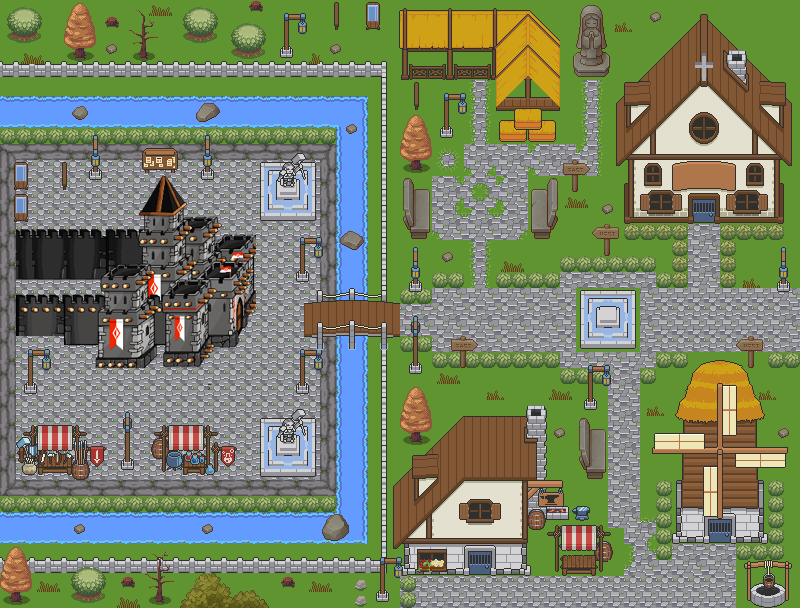

This game map was drawn from its Tiled (.tmx) file and the tilesets committed beside it. A one-line description and the trimmed map source follow:
An orthogonal 50x38 tile map with 16x16 px tiles, 6 tile layers (Background, Backgroud-Castle, Castle-Elements, Village, ...), 6 tilesets and 5 objects (Castle, Stall, church, windmill, blacksmith).

<map version="1.9" tiledversion="1.9.0" orientation="orthogonal" renderorder="right-down" width="50" height="38" tilewidth="16" tileheight="16" infinite="0" nextlayerid="8" nextobjectid="8">
 <tileset firstgid="1" source="../tsx/castle/Caminos y elementos.tsx" />
 <tileset firstgid="541" source="../tsx/castle/Ciudad y elementos.tsx" />
 <tileset firstgid="5521" source="../tsx/castle/Atlas.tsx" />
 <tileset firstgid="6545" source="../tsx/castle/Bosque y elementos.tsx" />
 <tileset firstgid="10641" source="../tsx/castle/Rocosos y elementos.tsx" />
 <tileset firstgid="11665" source="../tsx/castle/Castle 4 Final.tsx" />
 <layer id="1" name="Background" width="50" height="38">
  <data>[1900 cells, 1900 non-empty, 1 distinct tile ids]</data>
 </layer>
 <layer id="2" name="Backgroud-Castle" width="50" height="38">
  <data>[1900 cells, 802 non-empty, 58 distinct tile ids]</data>
 </layer>
 <layer id="3" name="Castle-Elements" width="50" height="38">
  <data>[1900 cells, 345 non-empty, 271 distinct tile ids]</data>
 </layer>
 <layer id="4" name="Village" width="50" height="38">
  <data>[1900 cells, 408 non-empty, 408 distinct tile ids]</data>
 </layer>
 <layer id="5" name="Bridge-road" width="50" height="38">
  <data>[1900 cells, 333 non-empty, 126 distinct tile ids]</data>
 </layer>
 <layer id="6" name="Details" width="50" height="38">
  <data>[1900 cells, 392 non-empty, 184 distinct tile ids]</data>
 </layer>
 <objectgroup id="7" name="Collision">
  <object id="1" name="Castle" x="26" y="185" width="236" height="190" />
  <object id="4" name="Stall" x="395" y="8" width="176" height="106" />
  <object id="5" name="church" x="619" y="22" width="175" height="205" />
  <object id="6" name="windmill" x="656" y="357" width="133" height="187" />
  <object id="7" name="blacksmith" x="393" y="412" width="164" height="164" />
 </objectgroup>
</map>
